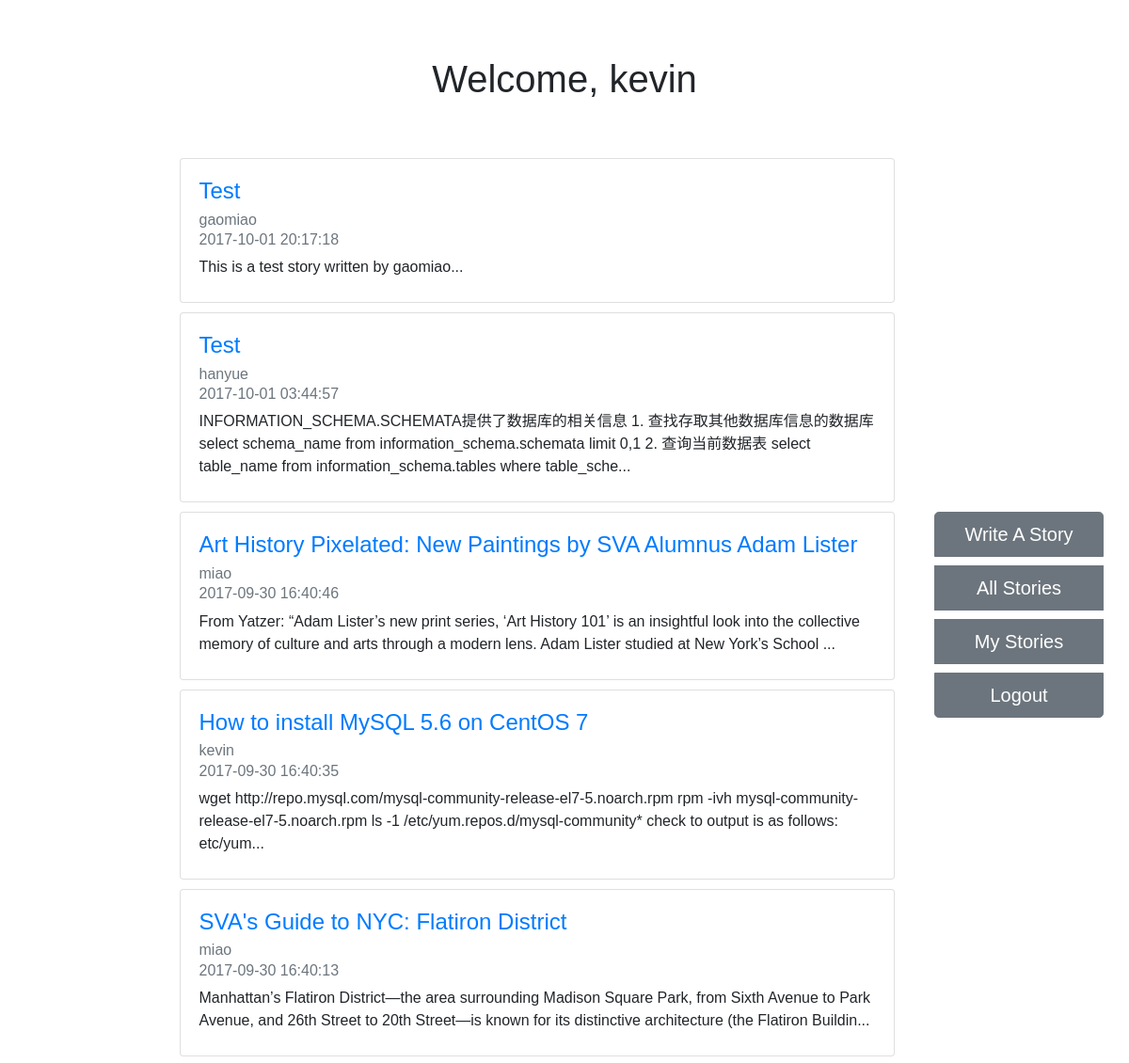
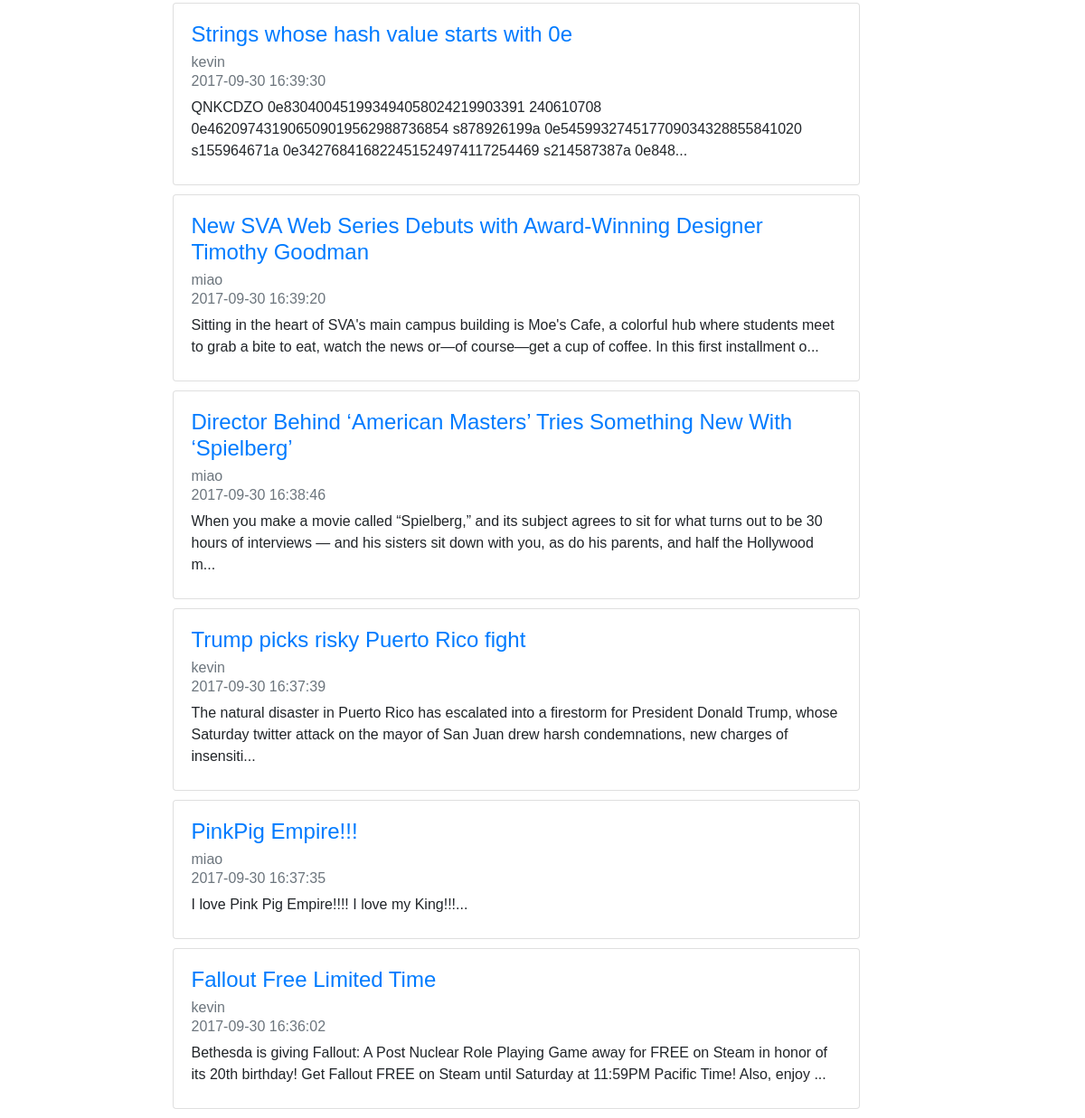
/index.php (signed in), run on the app's committed database (2 pictures, top to bottom).
### tables this page shows
CREATE TABLE `stories` (
  `story_id` int(11) NOT NULL AUTO_INCREMENT,
  `title` varchar(255) NOT NULL,
  `issue_date` datetime NOT NULL DEFAULT CURRENT_TIMESTAMP,
  `userid` int(11) NOT NULL,
  `content` text NOT NULL,
  PRIMARY KEY (`story_id`),
  KEY `userid` (`userid`),
  CONSTRAINT `stories_ibfk_1` FOREIGN KEY (`userid`) REFERENCES `users` (`userid`)
);

CREATE TABLE `users` (
  `userid` int(11) NOT NULL AUTO_INCREMENT,
  `username` varchar(25) NOT NULL,
  `password` varchar(255) NOT NULL,
  PRIMARY KEY (`userid`)
);

### index.php (the view, shortened to what this page needs)
<!DOCTYPE html>
<html lang="en">
<head>
    <link rel="stylesheet" type="text/css" href="css/mystyle.css"/>
    <link rel="stylesheet" href="https://maxcdn.bootstrapcdn.com/bootstrap/4.0.0-beta/css/bootstrap.min.css">
</head>
<body>
    <div id="header">
        <?php if (isset($_SESSION['user'])): ?>
        <div id="welcome"><h1>Welcome, <?php echo $_SESSION['user'] ?></h1></div>
        <?php else: ?>
        <div id="welcome"><h1>Welcome to Kevin and Miao's News Forum</h1></div>
        <?php endif;?>
    </div>
    <div id="content" class="container-fluid">
        <div id="sidebar">
            <?php if (!isset($_SESSION['user'])): ?>
                <form action="login.php" method="post">
                    <div class="form-group">
                        <label for="username">Username</label>
                        <input type="text" name="username" class="form-control" id="username" placeholder="username">
                    </div>
                    <div class="form-group">
                        <label for="passwordInput">Password</label>
                        <input type="password" name="password" class="form-control" id="passwordInput" placeholder="Password">
                    </div>
                    <button type="submit" class="btn btn-primary">Sign in</button>
                </form>
                <button type="button" class="btn btn-secondary" data-toggle="modal" data-target=".bs-example-modal-sm">Sign up</button>
            <?php else: ?>
                <div id="account_mgr" class="btn-group-vertical">
                    <button type="button" class="btn btn-secondary btn-lg" id="writestory">Write A Story</button>
                    <button type="button" class="btn btn-secondary btn-lg" id="allstories">All Stories</button>
                    <button type="button" class="btn btn-secondary btn-lg" id="man_my_stories">My Stories</button>
                    <button type="button" class="btn btn-secondary btn-lg" id="logout">Logout</button>
                </div>
            <?php endif;?>
        </div>
        <div id="news_list">
        <?php
require 'database.php';
$stmt = $mysqli->prepare("select story_id, title, issue_date, username, left(content,200) as depiction from stories join users on stories.userid=users.userid order by issue_date desc");
$stmt->execute();
$result = $stmt->get_result();
while ($row = $result->fetch_assoc()) {?>
                        <div class="card">
                        <div class="card-body">
                            <a href="showStory.php?id=<?php echo $row['story_id']; ?>"><h4 class="card-title"><?php echo $row["title"] ?></h4></a>
                            <h6 class="card-subtitle mb-2 text-muted"><?php echo $row["username"] ?></h6>
                            <h6 class="card-subtitle mb-2 text-muted"><?php echo $row["issue_date"] ?></h6>
                            <p><?php echo $row["depiction"] . "..." ?></p>
                        </div>
                      </div>
                    <?php
}
?>
        </div>
    </div>
</body>
</html>

### css/mystyle.css (style rules this page uses)
#content { font-family: sans-serif; margin-top: 5%; }
#news_list { width: 65%; margin-left: 15%; float: left; }
#welcome { font-family: sans-serif; text-align: center; margin-top: 5%; }
#sidebar { width: 15%; text-align: center; position: fixed; left: 82%; top: 23%; }
#account_mgr { width: 100%; margin-left: 5%; font-size: 1.5em; }
.btn { width: 50%; margin-bottom: 10px; }
.card { margin-bottom: 10px; }
.card-body p { margin-bottom: 5px; }

### data on the page
stories: title "Test", userid.username "gaomiao", issue_date "2017-10-01 20:17:18", depiction "This is a test story written by gaomiao"
stories: title "Test", userid.username "hanyue", issue_date "2017-10-01 03:44:57", depiction "INFORMATION_SCHEMA.SCHEMATA提供了数据库的相关信息 1. 查找存取其他数据库信息的数据库 select schema_name from information_schema.schemata limit 0,1 2. 查询当前数据表 select table_name from information_schema.tables where table_sche"
stories: title "Art History Pixelated: New Paintings by SVA Alumnus Adam Lister", userid.username "miao", issue_date "2017-09-30 16:40:46", depiction "From Yatzer: “Adam Lister’s new print series, ‘Art History 101’ is an insightful look into the collective memory of culture and arts through a modern lens. Adam Lister studied at New York’s School"
stories: title "How to install MySQL 5.6 on CentOS 7", userid.username "kevin", issue_date "2017-09-30 16:40:35", depiction "wget http://repo.mysql.com/mysql-community-release-el7-5.noarch.rpm rpm -ivh mysql-community-release-el7-5.noarch.rpm ls -1 /etc/yum.repos.d/mysql-community* check to output is as follows: etc/yum"
stories: title "SVA's Guide to NYC: Flatiron District", userid.username "miao", issue_date "2017-09-30 16:40:13", depiction "Manhattan’s Flatiron District—the area surrounding Madison Square Park, from Sixth Avenue to Park Avenue, and 26th Street to 20th Street—is known for its distinctive architecture (the Flatiron Buildin"
stories: title "Strings whose hash value starts with 0e", userid.username "kevin", issue_date "2017-09-30 16:39:30", depiction "QNKCDZO 0e830400451993494058024219903391 240610708 0e462097431906509019562988736854 s878926199a 0e545993274517709034328855841020 s155964671a 0e342768416822451524974117254469 s214587387a 0e848"
stories: title "New SVA Web Series Debuts with Award-Winning Designer Timothy Goodman", userid.username "miao", issue_date "2017-09-30 16:39:20", depiction "Sitting in the heart of SVA's main campus building is Moe's Cafe, a colorful hub where students meet to grab a bite to eat, watch the news or—of course—get a cup of coffee. In this first installment o"
stories: title "Director Behind ‘American Masters’ Tries Something New With ‘Spielberg’", userid.username "miao", issue_date "2017-09-30 16:38:46", depiction "When you make a movie called “Spielberg,” and its subject agrees to sit for what turns out to be 30 hours of interviews — and his sisters sit down with you, as do his parents, and half the Hollywood m"
stories: title "Trump picks risky Puerto Rico fight", userid.username "kevin", issue_date "2017-09-30 16:37:39", depiction "The natural disaster in Puerto Rico has escalated into a firestorm for President Donald Trump, whose Saturday twitter attack on the mayor of San Juan drew harsh condemnations, new charges of insensiti"
stories: title "PinkPig Empire!!!", userid.username "miao", issue_date "2017-09-30 16:37:35", depiction "I love Pink Pig Empire!!!! I love my King!!!"
stories: title "Fallout Free Limited Time", userid.username "kevin", issue_date "2017-09-30 16:36:02", depiction "Bethesda is giving Fallout: A Post Nuclear Role Playing Game away for FREE on Steam in honor of its 20th birthday! Get Fallout FREE on Steam until Saturday at 11:59PM Pacific Time! Also, enjoy"

### other printed values
$_SESSION['user'] "kevin"
